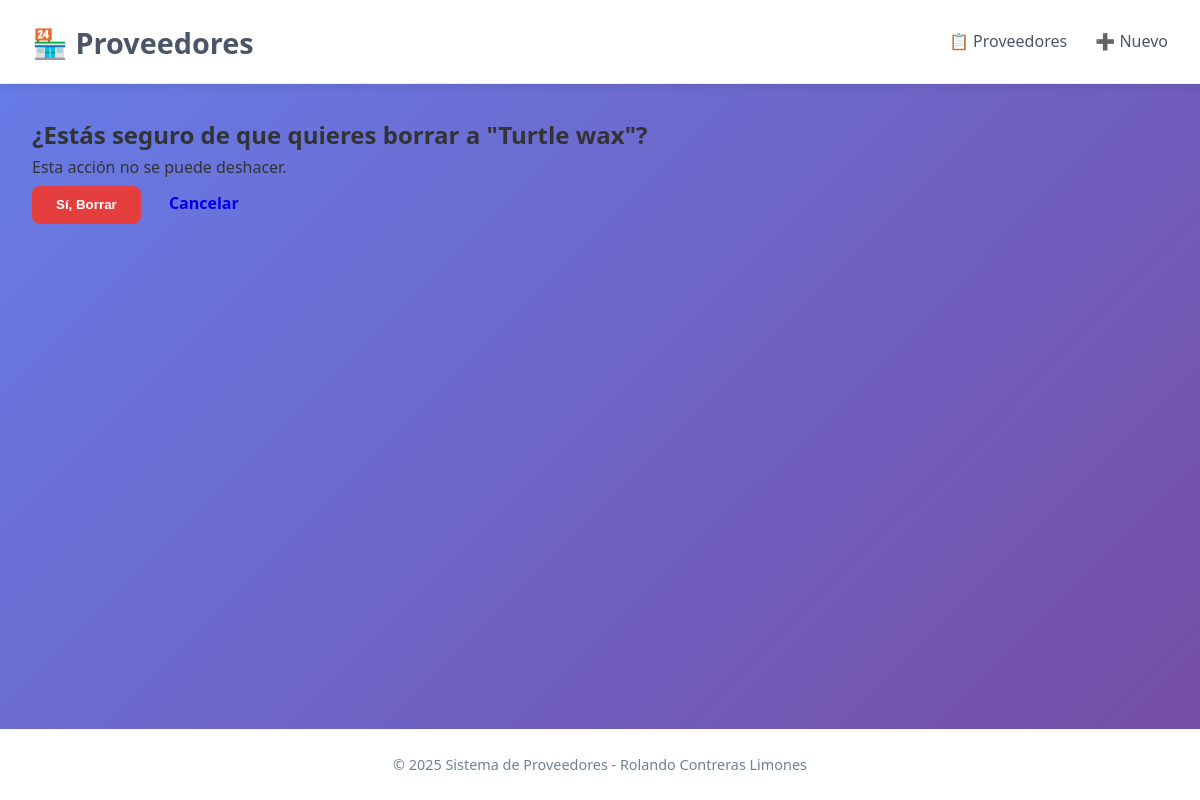
/borrar/3/, run on an earlier commit of the app's database.
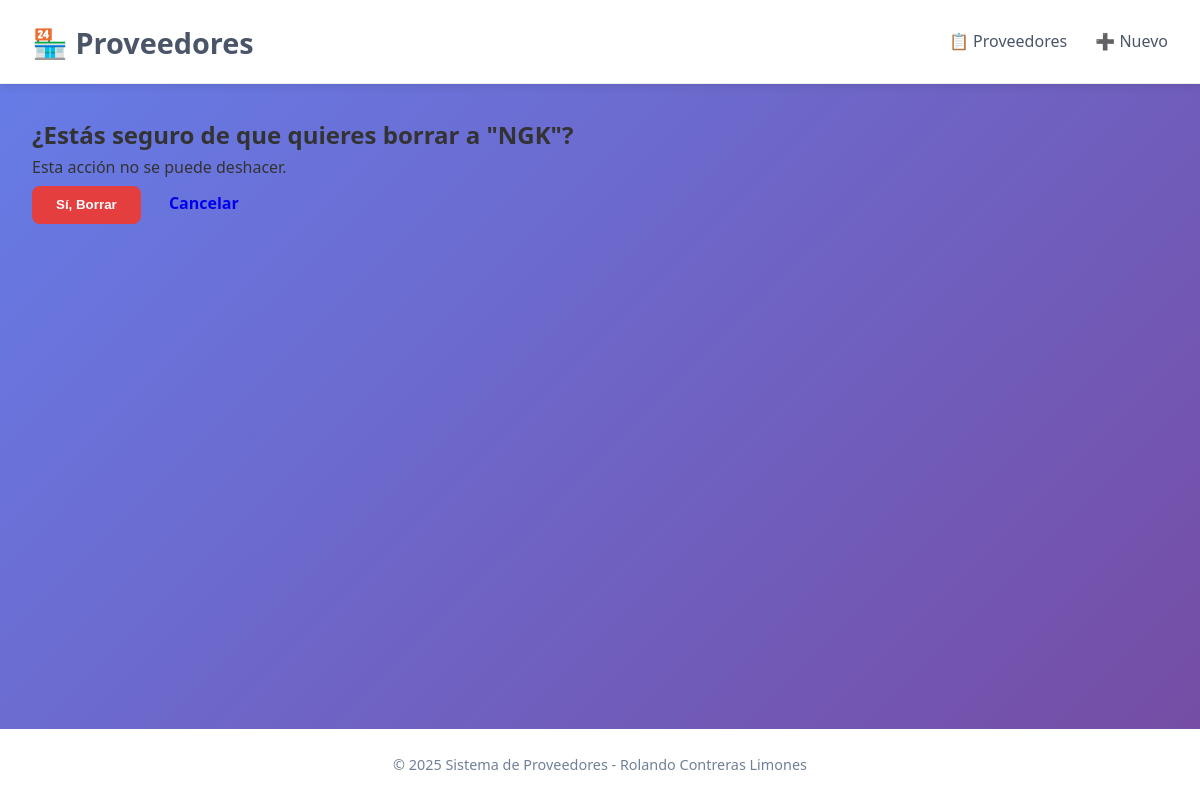
And on a later commit of the database.
### app_proveedor/models.py (models this page shows, shortened)
class Proveedor(models.Model):
    nombre_proveedor = models.CharField(max_length=50, help_text="Nombre del proveedor")
    telefono = models.CharField(max_length=15)
    email = models.EmailField(max_length=50)
    direccion = models.CharField(max_length=150)
    dias_entrega = models.CharField(max_length=100)
    foto = models.ImageField(upload_to='img_proveedores/', blank=True, null=True)
    class Meta:
        verbose_name = "Proveedor"
        verbose_name_plural = "Proveedores"

### app_proveedor/views.py (the view)
# urls.py: path('borrar/<int:proveedor_id>/', views.borrar_proveedor, name='borrar_proveedor'),
def borrar_proveedor(request, proveedor_id):
    proveedor = get_object_or_404(Proveedor, id=proveedor_id)
    if request.method == 'POST':
        proveedor.delete()
        return redirect('app_proveedor:listar_proveedores')
    return render(request, 'confirmar_borrar.html', {'proveedor': proveedor})

### app_proveedor/templates/confirmar_borrar.html (shortened to what this page needs)
{% extends 'base.html' %}
{% block contenido %}
<h2>¿Estás seguro de que quieres borrar a "{{ proveedor.nombre_proveedor }}"?</h2>
<p>Esta acción no se puede deshacer.</p>
<form method="post">
    <div class="actions">
        <button type="submit" class="btn btn-danger">Sí, Borrar</button>
        <a href="{% url 'app_proveedor:detalle_proveedor' proveedor.id %}" class="btn">Cancelar</a>
    </div>
</form>
{% endblock %}

What changed in the data, as far as the page shows it:
changed Proveedor: nombre_proveedor "Turtle wax" → "NGK"
